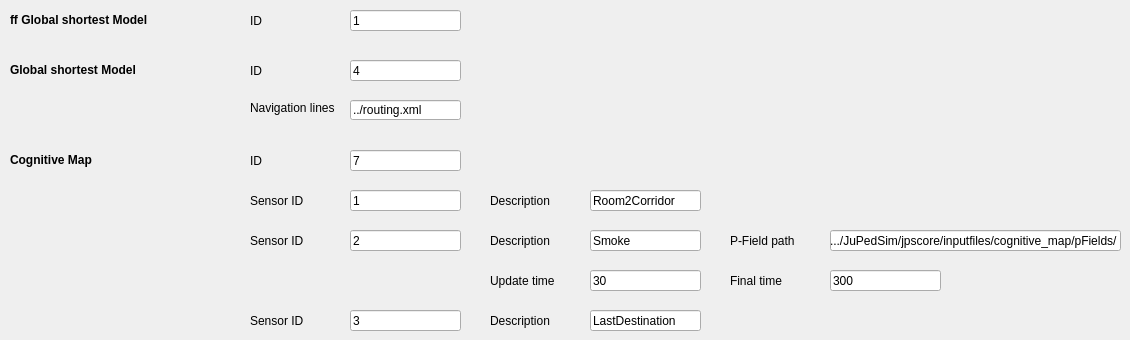
   <widget class="QWidget" name="tab_route_choice">
    <attribute name="title">
     <string>Route choice</string>
    </attribute>
    <widget class="QLabel" name="label_route_choice_a">
     <property name="geometry">
      <rect>
       <x>10</x>
       <y>10</y>
       <width>211</width>
       <height>21</height>
      </rect>
     </property>
     <property name="text">
      <string>&lt;html&gt;&lt;head/&gt;&lt;body&gt;&lt;p&gt;&lt;span style=&quot; font-weight:600;&quot;&gt;ff Global shortest Model&lt;/span&gt;&lt;/p&gt;&lt;/body&gt;&lt;/html&gt;</string>
     </property>
    </widget>
    <widget class="QLabel" name="label_route_choice_01">
     <property name="geometry">
      <rect>
       <x>250</x>
       <y>10</y>
       <width>91</width>
       <height>21</height>
      </rect>
     </property>
     <property name="text">
      <string>ID</string>
     </property>
    </widget>
    <widget class="QLineEdit" name="lineEdit_route_choice_01">
     <property name="geometry">
      <rect>
       <x>350</x>
       <y>10</y>
       <width>111</width>
       <height>21</height>
      </rect>
     </property>
     <property name="text">
      <string>1</string>
     </property>
    </widget>
    <widget class="QLabel" name="label_route_choice_b">
     <property name="geometry">
      <rect>
       <x>10</x>
       <y>60</y>
       <width>211</width>
       <height>21</height>
      </rect>
     </property>
     <property name="text">
      <string>&lt;html&gt;&lt;head/&gt;&lt;body&gt;&lt;p&gt;&lt;span style=&quot; font-weight:600;&quot;&gt;Global shortest Model&lt;/span&gt;&lt;/p&gt;&lt;/body&gt;&lt;/html&gt;</string>
     </property>
    </widget>
    <widget class="QLabel" name="label_route_choice_02">
     <property name="geometry">
      <rect>
       <x>250</x>
       <y>60</y>
       <width>91</width>
       <height>21</height>
      </rect>
     </property>
     <property name="text">
      <string>ID</string>
     </property>
    </widget>
    <widget class="QLineEdit" name="lineEdit_route_choice_02">
     <property name="geometry">
      <rect>
       <x>350</x>
       <y>60</y>
       <width>111</width>
       <height>21</height>
      </rect>
     </property>
     <property name="text">
      <string>4</string>
     </property>
    </widget>
    <widget class="QLineEdit" name="lineEdit_route_choice_03">
     <property name="geometry">
      <rect>
       <x>350</x>
       <y>100</y>
       <width>111</width>
       <height>20</height>
      </rect>
     </property>
     <property name="text">
      <string>../routing.xml</string>
     </property>
    </widget>
    <widget class="QLabel" name="label_route_choice_03">
     <property name="geometry">
      <rect>
       <x>250</x>
       <y>100</y>
       <width>91</width>
       <height>16</height>
      </rect>
     </property>
     <property name="text">
      <string>Navigation lines</string>
     </property>
    </widget>
    <widget class="QLabel" name="label_route_choice_c">
     <property name="geometry">
      <rect>
       <x>10</x>
       <y>150</y>
       <width>211</width>
       <height>21</height>
      </rect>
     </property>
     <property name="text">
      <string>&lt;html&gt;&lt;head/&gt;&lt;body&gt;&lt;p&gt;&lt;span style=&quot; font-weight:600;&quot;&gt;Cognitive Map&lt;/span&gt;&lt;/p&gt;&lt;/body&gt;&lt;/html&gt;</string>
     </property>
    </widget>
    <widget class="QLabel" name="label_route_choice_04">
     <property name="geometry">
      <rect>
       <x>250</x>
       <y>150</y>
       <width>91</width>
       <height>21</height>
      </rect>
     </property>
     <property name="text">
      <string>ID</string>
     </property>
    </widget>
    <widget class="QLineEdit" name="lineEdit_route_choice_04">
     <property name="geometry">
      <rect>
       <x>350</x>
       <y>150</y>
       <width>111</width>
       <height>21</height>
      </rect>
     </property>
     <property name="text">
      <string>7</string>
     </property>
    </widget>
    <widget class="QLineEdit" name="lineEdit_route_choice_05">
     <property name="geometry">
      <rect>
       <x>350</x>
       <y>190</y>
       <width>111</width>
       <height>21</height>
      </rect>
     </property>
     <property name="text">
      <string>1</string>
     </property>
    </widget>
    <widget class="QLabel" name="label_route_choice_05">
     <property name="geometry">
      <rect>
       <x>250</x>
       <y>190</y>
       <width>91</width>
       <height>21</height>
      </rect>
     </property>
     <property name="text">
      <string>Sensor ID</string>
     </property>
    </widget>
    <widget class="QLineEdit" name="lineEdit_route_choice_06">
     <property name="geometry">
      <rect>
       <x>590</x>
       <y>190</y>
       <width>111</width>
       <height>21</height>
      </rect>
     </property>
     <property name="text">
      <string>Room2Corridor</string>
     </property>
    </widget>
    <widget class="QLabel" name="label_route_choice_06">
     <property name="geometry">
      <rect>
       <x>490</x>
       <y>190</y>
       <width>91</width>
       <height>21</height>
      </rect>
     </property>
     <property name="text">
      <string>Description</string>
     </property>
    </widget>
    <widget class="QLineEdit" name="lineEdit_route_choice_08">
     <property name="geometry">
      <rect>
       <x>590</x>
       <y>230</y>
       <width>111</width>
       <height>21</height>
      </rect>
     </property>
     <property name="text">
      <string>Smoke</string>
     </property>
    </widget>
    <widget class="QLineEdit" name="lineEdit_route_choice_07">
     <property name="geometry">
      <rect>
       <x>350</x>
       <y>230</y>
       <width>111</width>
       <height>21</height>
      </rect>
     </property>
     <property name="text">
      <string>2</string>
     </property>
    </widget>
    <widget class="QLabel" name="label_route_choice_08">
     <property name="geometry">
      <rect>
       <x>490</x>
       <y>230</y>
       <width>91</width>
       <height>21</height>
      </rect>
     </property>
     <property name="text">
      <string>Description</string>
     </property>
    </widget>
    <widget class="QLabel" name="label_route_choice_07">
     <property name="geometry">
      <rect>
       <x>250</x>
       <y>230</y>
       <width>91</width>
       <height>21</height>
      </rect>
     </property>
     <property name="text">
      <string>Sensor ID</string>
     </property>
    </widget>
    <widget class="QLabel" name="label_route_choice_13">
     <property name="geometry">
      <rect>
       <x>490</x>
       <y>310</y>
       <width>91</width>
       <height>21</height>
      </rect>
     </property>
     <property name="text">
      <string>Description</string>
     </property>
    </widget>
    <widget class="QLineEdit" name="lineEdit_route_choice_12">
     <property name="geometry">
      <rect>
       <x>350</x>
       <y>310</y>
       <width>111</width>
       <height>21</height>
      </rect>
     </property>
     <property name="text">
      <string>3</string>
     </property>
    </widget>
    <widget class="QLabel" name="label_route_choice_12">
     <property name="geometry">
      <rect>
       <x>250</x>
       <y>310</y>
       <width>91</width>
       <height>21</height>
      </rect>
     </property>
     <property name="text">
      <string>Sensor ID</string>
     </property>
    </widget>
    <widget class="QLineEdit" name="lineEdit_route_choice_13">
     <property name="geometry">
      <rect>
       <x>590</x>
       <y>310</y>
       <width>111</width>
       <height>21</height>
      </rect>
     </property>
     <property name="text">
      <string>LastDestination</string>
     </property>
    </widget>
    <widget class="QLabel" name="label_route_choice_09">
     <property name="geometry">
      <rect>
       <x>730</x>
       <y>230</y>
       <width>91</width>
       <height>21</height>
      </rect>
     </property>
     <property name="text">
      <string>P-Field path</string>
     </property>
    </widget>
    <widget class="QLineEdit" name="lineEdit_route_choice_09">
     <property name="geometry">
      <rect>
       <x>830</x>
       <y>230</y>
       <width>291</width>
       <height>21</height>
      </rect>
     </property>
     <property name="text">
      <string>.../JuPedSim/jpscore/inputfiles/cognitive_map/pFields/</string>
     </property>
    </widget>
    <widget class="QLabel" name="label_route_choice_10">
     <property name="geometry">
      <rect>
       <x>490</x>
       <y>270</y>
       <width>91</width>
       <height>21</height>
      </rect>
     </property>
     <property name="text">
      <string>Update time</string>
     </property>
    </widget>
    <widget class="QLineEdit" name="lineEdit_route_choice_10">
     <property name="geometry">
      <rect>
       <x>590</x>
       <y>270</y>
       <width>111</width>
       <height>21</height>
      </rect>
     </property>
     <property name="text">
      <string>30</string>
     </property>
    </widget>
    <widget class="QLabel" name="label_route_choice_11">
     <property name="geometry">
      <rect>
       <x>730</x>
       <y>270</y>
       <width>91</width>
       <height>21</height>
      </rect>
     </property>
     <property name="text">
      <string>Final time</string>
     </property>
    </widget>
    <widget class="QLineEdit" name="lineEdit_route_choice_11">
     <property name="geometry">
      <rect>
       <x>830</x>
       <y>270</y>
       <width>111</width>
       <height>21</height>
      </rect>
     </property>
     <property name="text">
      <string>300</string>
     </property>
    </widget>
   </widget>
